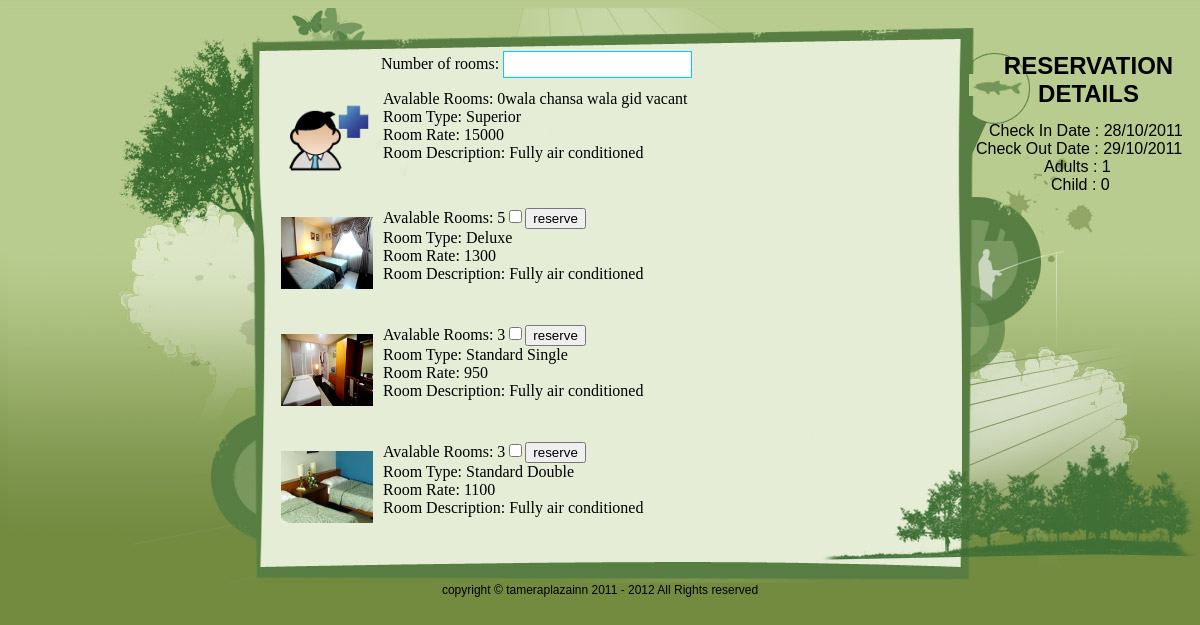
/slectroom2.php, run on the app's committed database.
### tables this page shows
CREATE TABLE IF NOT EXISTS `room` (
  `room_id` int(11) NOT NULL AUTO_INCREMENT,
  `type` varchar(30) NOT NULL,
  `rate` int(11) NOT NULL,
  `description` varchar(300) NOT NULL,
  `image` varchar(100) NOT NULL,
  `qty` int(11) NOT NULL,
  `max_adult` int(11) NOT NULL,
  `max_child` int(11) NOT NULL,
  PRIMARY KEY (`room_id`)
);

CREATE TABLE IF NOT EXISTS `reservation` (
  `reservation_id` int(11) NOT NULL AUTO_INCREMENT,
  `firstname` varchar(30) NOT NULL,
  `lastname` varchar(30) NOT NULL,
  `city` varchar(30) NOT NULL,
  `zip` int(11) NOT NULL,
  `province` varchar(30) NOT NULL,
  `country` varchar(30) NOT NULL,
  `email` varchar(50) NOT NULL,
  `contact` int(20) NOT NULL,
  `username` varchar(30) NOT NULL,
  `password` varchar(30) NOT NULL,
  `arrival` varchar(30) NOT NULL,
  `departure` varchar(30) NOT NULL,
  `adults` int(11) NOT NULL,
  `child` int(11) NOT NULL,
  `result` int(11) NOT NULL,
  `room_id` int(11) NOT NULL,
  `no_room` int(11) NOT NULL,
  `payable` int(11) NOT NULL,
  `status` varchar(10) NOT NULL,
  `confirmation` varchar(20) NOT NULL,
  PRIMARY KEY (`reservation_id`)
);

### slectroom2.php (the view, shortened to what this page needs)
<!DOCTYPE html PUBLIC "-//W3C//DTD XHTML 1.0 Transitional//EN" "http://www.w3.org/TR/xhtml1/DTD/xhtml1-transitional.dtd">
<html xmlns="http://www.w3.org/1999/xhtml">
<head>
<link href="css/main.css" rel="stylesheet" type="text/css" />
<?php
$confirm = $_POST['confirm'];
$result = mysql_query("SELECT * FROM reservation where confirmation='$confirm'");
while($row = mysql_fetch_array($result))
  {
	$arival = $row['arrival'];
	$departure = $row['departure'];
	$adults = $row['adults'];
	$child = $row['child'];
	}
?>
</head>
<body>
<div class="mainwrapper">
  <div class="leftother">
    <div class="l"></div>
	<div class="r">
	<div class="right3">
  <form action="personalinfoedit.php" method="post" onsubmit="return validateForm()" name="room">
  <label style="margin-left: 119px;">Number of rooms: </label><INPUT id="txtChar" onkeypress="return isNumberKey(event)" type="text" name="no_rooms" class="ed">
  <br />
  <br />
<?php
$result = mysql_query("SELECT * FROM room");
while($row = mysql_fetch_array($result))
  {
  $a=$row['room_id'];
  $query = mysql_query("SELECT sum(qty_reserve) FROM roominventory where arrival <= '$arival' and departure >= '$departure' and room_id='$a'");
while($rows = mysql_fetch_array($query))
  {
  $inogbuwin=$rows['sum(qty_reserve)'];
  }
  $angavil = $row['qty'] - $inogbuwin;
  echo '<div style="height: 117px;">';
	  echo '<div style="float: left; width: 100px; margin-left: 19px;">';
	  echo "<img width=92 height=72 alt='Unable to View' src='" . $row["image"] . "'>";
	  echo '</div>';
	  echo '<div style="float: right; width: 575px; margin-top: -10px;">';
	  echo '<span class="style5">'.'Avalable Rooms: '.$angavil.'</span>';
	  if ($angavil > 0){
					echo '<input name="roomid" type="checkbox" value="' .$row["room_id"]. '" />';
					echo '<input type="submit" name="Submit" value="reserve" onclick="setDifference(this.form);"/>';
					}
				if ($angavil <= 0){
				echo '<span class="style5">'.'wala chansa wala gid vacant'.'</span>';
				}
	  echo '<br>';
	  echo '<span class="style5">'.'Room Type: '.$row['type'].'</span><br>';
	  echo '<span class="style5">'.'Room Rate: '.$row['rate'].'</span><br>';
	  echo '<span class="style5">'.'Room Description: '.$row['description'].'</span><br>';
	  echo '</div>';
  echo '</div>';
}
?>
</form>
  </div>
	</div>
  </div>
  <div class="rightother">
  <div class="reservation">
	  <div align="center" style="padding-top: 7px; font-size:24px;"><strong>RESERVATION  DETAILS</strong></div>
	<div style="margin-top: 14px;">
<label style="margin-left: 16px;">Check In Date : <?php echo $arival; ?></label><br />
<label style="margin-left: 3px;">Check Out Date : <?php echo $departure; ?></label><br />
<label style="margin-left: 71px;">Adults : <?php echo $adults; ?></label><br />
<label style="margin-left: 78px;">Child : <?php echo $child; ?></label><br />
      <BR />
  </div>
	</div>
  </div>
</div>
<div class="footer" style="text-align:center; font-family:Arial, Helvetica, sans-serif; font-size:12px;">copyright © tameraplazainn 2011 - 2012 All Rights reserved</div>
</body>
</html>

### css/main.css (style rules this page uses)
body { background-image:url(../newimages/mainbg.jpg); background-repeat:repeat-x; background-color:#738b3f; }
.reservation { font-family:Arial, Helvetica, sans-serif; width: 285px; height: 227px; margin-top: 37px; width: 231px; margin-left: 15px; }
.ed { border-style:solid; border-width:thin; border-color:#00CCFF; padding:5px; margin-bottom: 4px; }
.mainwrapper { width:1200px; height:575px; margin:0 auto; }
.rightother { width:250px; float:right; height:575px; background-image:url(../newimages/rightbg.png); background-repeat:no-repeat; }
.leftother { width:950px; float:left; height:575px; background-image:url(../newimages/leftbg.png); background-repeat:no-repeat; }
.l { float:left; width: 251px; height: 575px; text-align:right; font-family:Arial, Helvetica, sans-serif; }
.r { float:right; height: 575px; width: 698px; }
.right3 { float:right; width: 700px; height: 500px; margin-top: 51px; margin-top: 43px; width: 696px; }

### data on the page
room: image (picture), angavil "0", qty "wala chansa wala gid vacant", type "Superior", rate "15000", description "Fully air conditioned"
room: image (picture), qty "5", type "Deluxe", rate "1300", description "Fully air conditioned"
room: image (picture), qty "3", type "Standard Single", rate "950", description "Fully air conditioned"
room: image (picture), qty "3", type "Standard Double", rate "1100", description "Fully air conditioned"
reservation: arrival "28/10/2011", departure "29/10/2011", adults "1", child "0"
